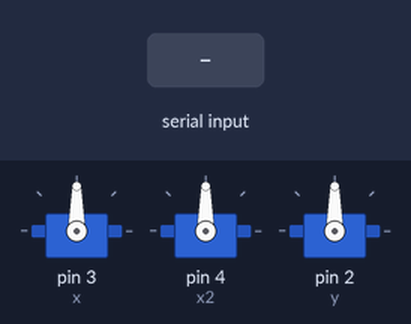
A sketch run on a simulated Arduino Uno, built with avr-gcc and run on an emulated ATmega328P. Shown: 3 × servo. The inputs (shaded band) are chosen by the test bench.

Above: at 1.2 s.
1.3 s: "90,45\n" received over Serial
At 1.7 s:
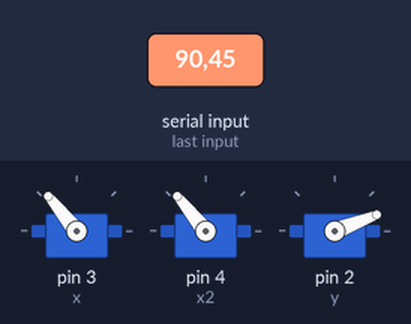
2.8 s: "X90\n" received over Serial
At 3.2 s:
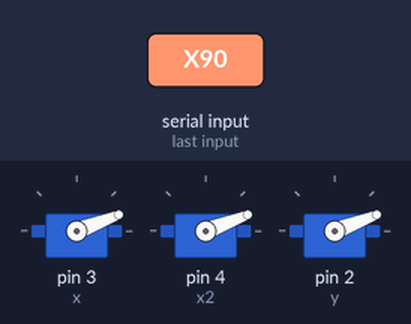
4.3 s: "30,150\n" received over Serial
At 5.4 s:
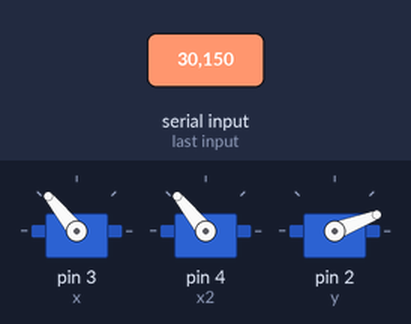
5.8 s: "X,45\n" received over Serial
At 6.7 s:
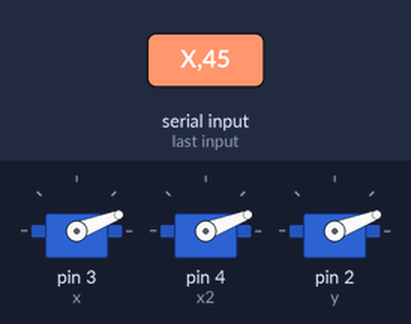
Timing chart, 0 to 8.3 s (numbered marks = the images above; inputs shaded):
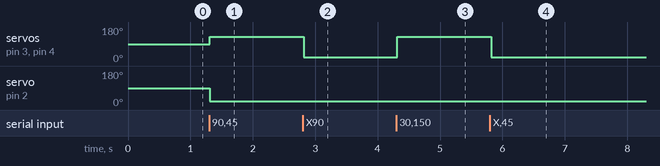

Measured:
- after the input at 1.3 s, servo on pin 3 (x), servo on pin 4 (x2): 90° → 129° at once; servo on pin 2 (y): 90° → 21° at once
- after the input at 2.8 s, servo on pin 3 (x), servo on pin 4 (x2): 129° → 21° at once
- after the input at 4.3 s, servo on pin 3 (x), servo on pin 4 (x2): 21° → 129° at once
- after the input at 5.8 s, servo on pin 3 (x), servo on pin 4 (x2): 129° → 21° at once

The sketch:

arduino_code.ino
```cpp
#include <Servo.h>

Servo x, x2, y;
int cam_width = 640, cam_height = 480;
int xpos_to_go = 90, ypos_to_go = 90, current_xpos = 90, current_ypos = 90;
int min_x = 20, max_x = 130;
int min_y = 20, max_y = 130;

void setup()
{

  Serial.begin(9600);

  x.attach(3);
  x2.attach(4);
  y.attach(2);

  x.write(xpos_to_go);
  x2.write(xpos_to_go);
  y.write(ypos_to_go);
}

void loop()
{
  if (Serial.available() > 0)
  {
    int x_coordinate, y_coordinate;

    if (Serial.read() == 'X')
    {
      x_coordinate = Serial.parseInt(); // read center x-coordinate
      if (Serial.read() == 'Y')
        y_coordinate = Serial.parseInt(); // read center y-coordinate
    }

    xpos_to_go = x_coordinate / (cam_width / (max_x - min_x));
    ypos_to_go = y_coordinate / (cam_height / (max_y - min_y));

    // if the servo degree is outside its range
    if (xpos_to_go >= max_y)
      xpos_to_go = max_x;
    else if (xpos_to_go <= min_y)
      xpos_to_go = min_x;

    if (ypos_to_go >= max_y)
      ypos_to_go = max_y;
    else if (ypos_to_go <= min_y)
      ypos_to_go = min_y;

    int diff = current_xpos - xpos_to_go;
    xpos_to_go = current_xpos;

    for (int i = 1; i < abs(diff); i++)
    {
      if (diff > 0)
      {
        xpos_to_go -= 1;
      }
      else
      {
        xpos_to_go += 1;
      }

      x.write(xpos_to_go);
      x2.write(xpos_to_go);
    }
    diff = current_ypos - ypos_to_go;
    ypos_to_go = current_ypos;

    for (int i = 1; i < abs(diff); i++)
    {
      if (diff > 0)
      {
        ypos_to_go -= 1;
      }
      else
      {
        ypos_to_go += 1;
      }

      y.write(ypos_to_go);
    }

    current_xpos = xpos_to_go;
    current_ypos = ypos_to_go;
  }
}
```
